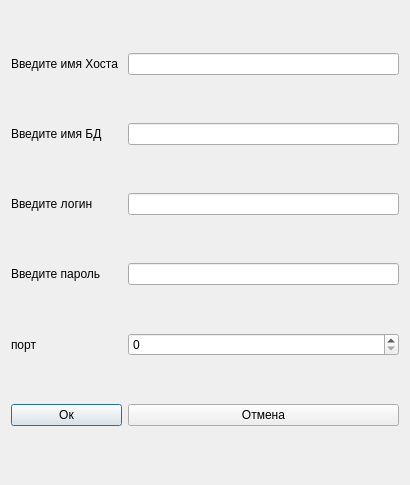
<?xml version="1.0" encoding="UTF-8"?>
<ui version="4.0">
 <class>Dialog</class>
 <widget class="QDialog" name="Dialog">
  <property name="geometry">
   <rect>
    <x>0</x>
    <y>0</y>
    <width>410</width>
    <height>485</height>
   </rect>
  </property>
  <property name="windowTitle">
   <string>Dialog</string>
  </property>
  <layout class="QGridLayout" name="gridLayout">
   <item row="0" column="0">
    <widget class="QLabel" name="label">
     <property name="text">
      <string>Введите имя Хоста </string>
     </property>
    </widget>
   </item>
   <item row="0" column="1">
    <widget class="QLineEdit" name="lineEdit"/>
   </item>
   <item row="1" column="0">
    <widget class="QLabel" name="label_2">
     <property name="text">
      <string>Введите имя БД</string>
     </property>
    </widget>
   </item>
   <item row="1" column="1">
    <widget class="QLineEdit" name="lineEdit_3">
     <property name="enabled">
      <bool>true</bool>
     </property>
    </widget>
   </item>
   <item row="2" column="0">
    <widget class="QLabel" name="label_3">
     <property name="text">
      <string>Введите логин</string>
     </property>
    </widget>
   </item>
   <item row="2" column="1">
    <widget class="QLineEdit" name="lineEdit_4"/>
   </item>
   <item row="3" column="0">
    <widget class="QLabel" name="label_4">
     <property name="text">
      <string>Введите пароль</string>
     </property>
    </widget>
   </item>
   <item row="3" column="1">
    <widget class="QLineEdit" name="lineEdit_2"/>
   </item>
   <item row="4" column="0">
    <widget class="QLabel" name="label_5">
     <property name="text">
      <string>порт</string>
     </property>
    </widget>
   </item>
   <item row="4" column="1">
    <widget class="QSpinBox" name="spinBox">
     <property name="enabled">
      <bool>true</bool>
     </property>
     <property name="sizePolicy">
      <sizepolicy hsizetype="Minimum" vsizetype="Fixed">
       <horstretch>0</horstretch>
       <verstretch>0</verstretch>
      </sizepolicy>
     </property>
    </widget>
   </item>
   <item row="5" column="0">
    <widget class="QPushButton" name="pushButton">
     <property name="text">
      <string>Ок</string>
     </property>
    </widget>
   </item>
   <item row="5" column="1">
    <widget class="QPushButton" name="pushButton_2">
     <property name="text">
      <string>Отмена</string>
     </property>
    </widget>
   </item>
  </layout>
 </widget>
 <resources/>
 <connections/>
</ui>
